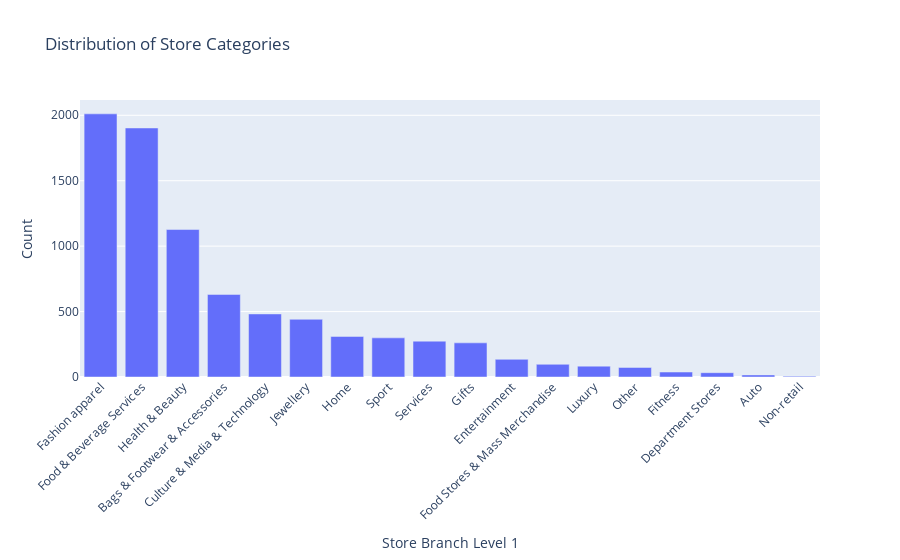

Here is the notebook cell this chart was saved with:
### Code cell
import plotly.express as px

# Count the number of stores per store_branch_level_1
store_branch_distribution = store['store_branch_level_1'].value_counts().reset_index()
store_branch_distribution.columns = ['store_branch_level_1', 'count']

# Plot the data
fig = px.bar(store_branch_distribution, x='store_branch_level_1', y='count', title='Distribution of Store Categories')
fig.update_layout(xaxis_title='Store Branch Level 1', yaxis_title='Count', xaxis_tickangle=-45)
fig.show()

### Figure 1 — Plotly figure (JSON) as saved in the notebook; plotly's stock layout.template omitted (floating-point values rounded to 4 significant figures)
{"data": [{"alignmentgroup": "True", "hovertemplate": "store_branch_level_1=%{x}<br>count=%{y}<extra></extra>", "legendgroup": "", "marker": {"color": "#636efa", "pattern": {"shape": ""}}, "name": "", "offsetgroup": "", "orientation": "v", "showlegend": false, "textposition": "auto", "type": "bar", "x": ["Fashion apparel", "Food & Beverage Services", "Health & Beauty", "Bags & Footwear & Accessories", "Culture & Media & Technology", "Jewellery", "Home", "Sport", "Services", "Gifts", "Entertainment", "Food Stores & Mass Merchandise", "Luxury", "Other", "Fitness", "Department Stores", "Auto", "Non-retail"], "xaxis": "x", "y": [2011, 1903, 1127, 631, 482, 441, 310, 299, 274, 261, 135, 97, 83, 73, 38, 33, 16, 6], "yaxis": "y"}], "layout": {"barmode": "relative", "legend": {"tracegroupgap": 0}, "title": {"text": "Distribution of Store Categories"}, "xaxis": {"anchor": "y", "domain": [0, 1], "tickangle": -45, "title": {"text": "Store Branch Level 1"}}, "yaxis": {"anchor": "x", "domain": [0, 1], "title": {"text": "Count"}}}}
